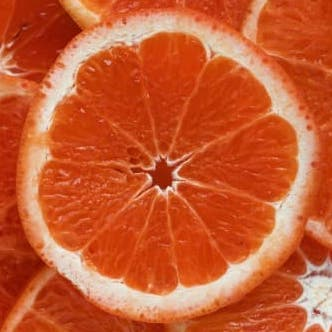
#> input picture DL/convolution/image.jpg, 332 x 332 px
$ python convolutions.py --image image.jpg
#> lines starting #> are read from the running program, lines starting #| are printed output that depends on the picture
# import the necessary packages
from skimage.exposure import rescale_intensity
import numpy as np
import argparse
import cv2

def convolve(image, kernel):
    # grab the spatial dimensions of the image, along with
    # the spatial dimensions of the kernel
    (iH, iW) = image.shape[:2]
    (kH, kW) = kernel.shape[:2]

    # allocate memory for the output image, taking care to
    # "pad" the borders of the input image so the spatial
    # size (i.e., width and height) are not reduced
    pad = (kW - 1) // 2
    image = cv2.copyMakeBorder(image, pad, pad, pad,pad, cv2.BORDER_REPLICATE)
    output = np.zeros((iH, iW), dtype="float32")

    # loop over the input image, "sliding" the kernel across
    # each (x, y)-coordinate from left-to-right and top to bottom
    for y in np.arange(pad, iH + pad):
        for x in np.arange(pad, iW + pad):
            # extract the ROI of the image by extracting the
            # *center* region of the current (x, y)-coordinates dimensions
            roi = image[y - pad: y + pad + 1, x - pad: x + pad +1]

            # perform the actual convolution by taking the
            # element-wise multiplicate between the ROI and
            # the kernel, then summing the matrix
            k = (roi * kernel).sum()

            # store the convolved value in the output (x,y)-
            # coordinate of the output image
            output[y - pad, x - pad] = k

    # rescale the output image to be in the range [0, 255]
    output = rescale_intensity(output, in_range=(0,255))
    output = (output * 255).astype("uint8")

    # return the output image
    return output

# construct the argument parse and parse the arguments
ap = argparse.ArgumentParser()
ap.add_argument("-i", "--image", required=True, help="path to the input image")
args = vars(ap.parse_args())

# construct average blurring kernels used to smooth an image
smallBlur = np.ones((7,7), dtype="float") * (1.0 / (7 * 7))
largeBlur = np.ones((21, 21), dtype="float") * (1.0 / (21 * 21))

# construct a sharpening filter
sharpen = np.array((
    [0, -1, 0],
    [-1, 5, -1],
    [0, -1, 0]), dtype="int")

# construct the Laplacian kernel used to detect edge-like
# regions of an image
laplacian = np.array((
    [0, 1, 0],
    [1, -4, 1],
    [0, 1, 0]), dtype="int")

# construct the Sobel x-axis kernel
sobelX = np.array((
    [-1, 0, 1],
    [-2, 0, 2],
    [-1, 0, 1]), dtype="int")

# construct the Sobel y-axis kernel
sobelY = np.array((
    [-1, -2, -1],
    [0, 0, 0],
    [1, 2, 1]), dtype="int")

# construct the kernel bank, a list of kernels we're going
# to apply using both our custom `convole` function and
# OpenCV's `filter2D` function
kernelBank = (
    ("small_blur", smallBlur),
    ("large_blur", largeBlur),
    ("sharpen", sharpen),
    ("laplacian", laplacian),
    ("sobel_x", sobelX),
    ("sobel_y", sobelY)
)

# load the input image and convert it to grayscale
image = cv2.imread(args["image"])
#> image is the input picture: shape (332, 332, 3); mean B, G, R 49.1, 91.1, 200
gray = cv2.cvtColor(image, cv2.COLOR_BGR2GRAY)
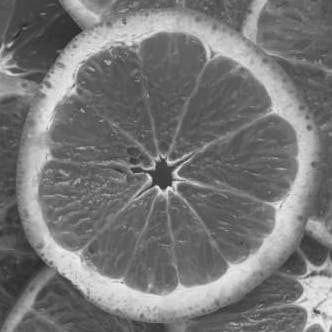
#> gray: shape (332, 332); min 37, max 240, mean 118.9

# load the input image and convert it to grayscale
image = cv2.imread(args["image"])
gray = cv2.cvtColor(image, cv2.COLOR_BGR2GRAY)

# loop over the kernels
for (kernelName, kernel) in kernelBank:
    # apply the kernel to the grayscale image using both
    # our custom `convole` function and OpenCV's `filter2D`
    # function
    print("[INFO] applying {} kernel".format(kernelName))
    convoleOutput = convolve(gray, kernel)
    opencvOutput = cv2.filter2D(gray, -1, kernel)

    # show the output images
    cv2.imshow("original", gray)
    cv2.imshow("{} - convole".format(kernelName), convoleOutput)
    cv2.imshow("{} - opencv".format(kernelName), opencvOutput)
    cv2.waitKey(0)
    cv2.destroyAllWindows()
#> this loop made 6 passes
#> pass 1, in convolve, `image = cv2.copyMakeBorder(image, pad, pad, pad,pad, cv2.BORDER_REPLIC..`:
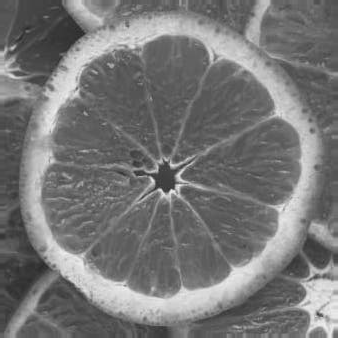
#> image: shape (338, 338); min 37, max 240, mean 118.4
#> pass 1, `convoleOutput = convolve(gray, kernel)`:
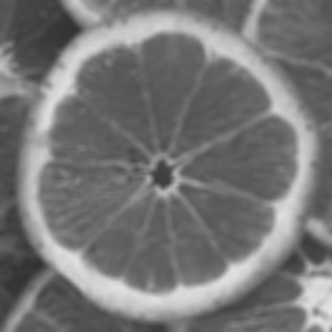
#> convoleOutput: shape (332, 332); min 49, max 230, mean 118.4
#> pass 2, in convolve (call 2), `image = cv2.copyMakeBorder(image, pad, pad, pad,pad, cv2.BORDER_REPLIC..`:
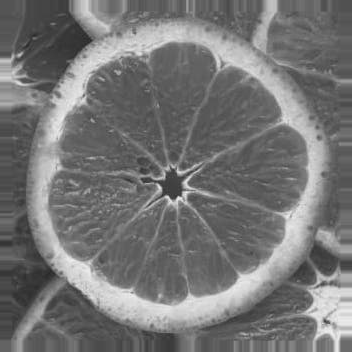
#> image: shape (352, 352); min 37, max 240, mean 117.3
